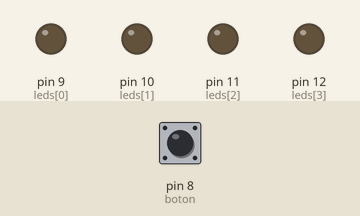
Bench run of a sketch on a simulated Arduino Uno, built with avr-gcc and run on an emulated ATmega328P. Shown: output pins drawn as LEDs (lit = HIGH). Dashed ring = blinking. Inputs (shaded band) come from the test bench; at power-on: pin 8 (boton) HIGH.

Above: at 1.2 s.
1.3 s: pin 8 (boton) pulled LOW for 1 s
At 3.5 s:
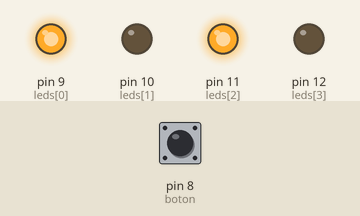
3.8 s: pin 8 (boton) pulled LOW for 0.15 s
At 5.0 s:
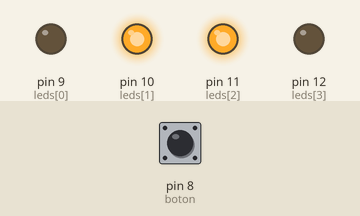
5.5 s: pin 8 (boton) pulled LOW for 0.15 s
At 6.3 s:
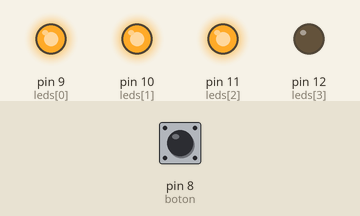
7.2 s: pin 8 (boton) pulled LOW for 3.2 s
At 8.9 s:
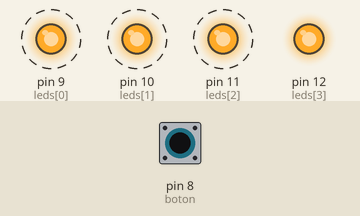
Timing chart, 0 to 11.9 s (numbered marks = the images above; inputs shaded):
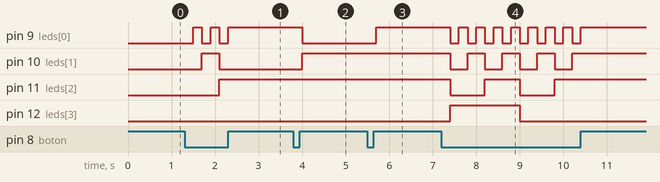

The sketch:

contador_boton.ino
```cpp
const int leds[] = {9, 10, 11, 12};
const int boton = 8;

int contador = 0;

int tiempo_espera = 200;

void setup() {
  for (int i = 0; i < 4; i += 1) {
    pinMode(leds[i], OUTPUT);
  }

  pinMode(boton, INPUT_PULLUP);
}

void loop() {
  for (int i = 0; i < 4; i += 1) {
    int bit = (contador >> i) & 1;
    digitalWrite(leds[i], bit);
  }

  if (digitalRead(boton) == LOW) {
    contador += 1;

    delay(tiempo_espera);
  }
}
```

Measured:
- after the input at 1.3 s, pin 9 (leds[0]): alternates HIGH for 0.20 s and LOW for 0.20 s, 5 changes in all, then stays HIGH, starting after 0.20 s; pin 10 (leds[1]): LOW → HIGH after 0.40 s, → LOW 0.40 s later; pin 11 (leds[2]): LOW → HIGH after 0.80 s
- after the input at 3.8 s, pin 9 (leds[0]): HIGH → LOW after 0.20 s; pin 10 (leds[1]): LOW → HIGH after 0.20 s
- after the input at 5.5 s, pin 9 (leds[0]): LOW → HIGH after 0.20 s
- after the input at 7.2 s, pin 9 (leds[0]): alternates HIGH for 0.20 s and LOW for 0.20 s, 16 changes in all, then stays HIGH, starting after 0.20 s; pin 10 (leds[1]): alternates HIGH for 0.40 s and LOW for 0.40 s, 8 changes in all, then stays HIGH, starting after 0.20 s
